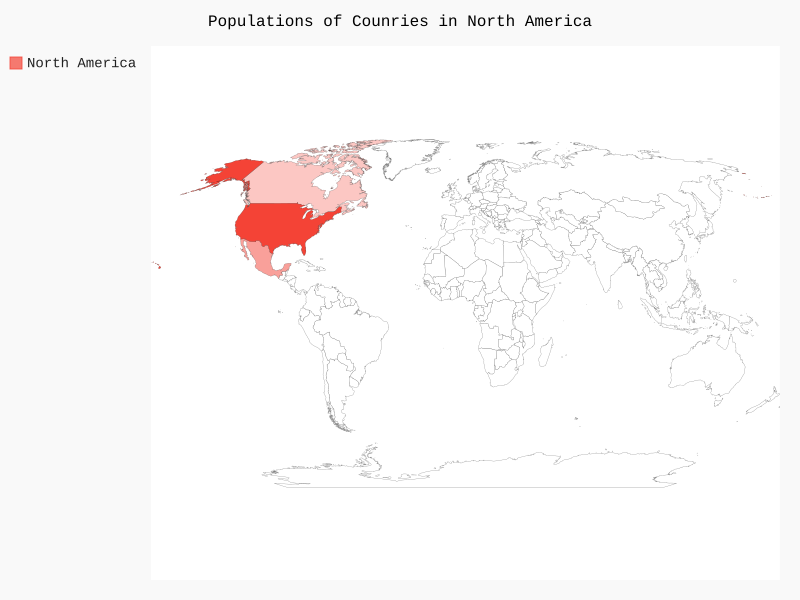

This figure's Python source:
from pygal.maps.world import World

wm = World()
wm.force_uri_protocol = 'http'

wm.title = 'Populations of Counries in North America'
wm.add('North America', {'ca':34126000, 'us':309349000, 'mx':113423000})

wm.render_to_file('na_populations.svg')
